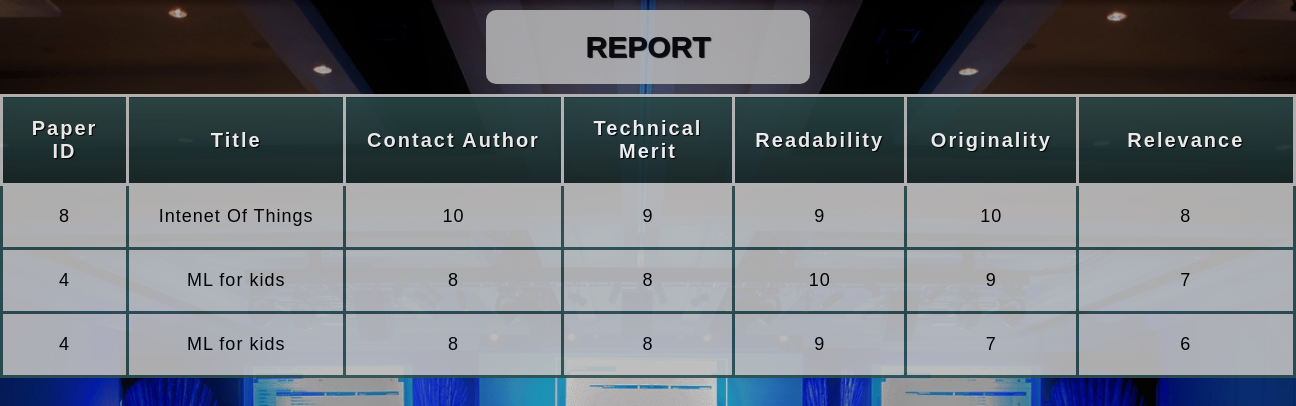
The page /query/query5.php on the database its author committed.
### tables this page shows
CREATE TABLE `score` (
  `paper_id` int(10) NOT NULL,
  `reviewer_id` int(10) NOT NULL,
  `technical_merit` int(10) NOT NULL,
  `readability` int(10) NOT NULL,
  `originality` int(10) NOT NULL,
  `relevance` int(10) NOT NULL,
  `recommendation` tinyint(1) NOT NULL
);

CREATE TABLE `paper` (
  `p_id` int(10) NOT NULL,
  `title` varchar(200) NOT NULL,
  `abstract` varchar(1000) NOT NULL,
  `efile` varchar(2000) NOT NULL,
  `contact_author` int(10) NOT NULL,
  `date_of_submission` date NOT NULL
);

### query/query5.php (the view, shortened to what this page needs)
<!DOCTYPE html>
<html>
<head>
	<link rel='stylesheet' type='text/css' href="css/query5_styles.css">
</head>
<body>
<?php
$servername = "localhost";
$username="root";
$password="";
$dbname="conference";
$conn = new mysqli($servername, $username, $password, $dbname);
$sql = "SELECT s.paper_id,p.title,p.contact_author,s.technical_merit,s.readability,s.originality,s.relevance,
	s.technical_merit+s.readability+s.originality+s.relevance AS total_score
	FROM score s,paper p
	WHERE s.paper_id=p.p_id
	ORDER BY total_score DESC LIMIT 3";
$result = $conn->query($sql);
echo "<table>
			<caption>REPORT</caption>
			<thead>
			<tr>
				<th scope='col'>Paper ID</th>
				<th scope='col'>Title</th>
				<th scope='col'>Contact Author</th>
				<th scope='col'>Technical Merit</th>
				<th scope='col'>Readability</th>
				<th scope='col'>Originality</th>
				<th scope='col'>Relevance</th>
				<th scope='col'>Total Score</th>
			</tr>
		</thead>
		<tbody>";
if($result->num_rows > 0){
	while($row = mysqli_fetch_array($result)) {
		echo "<tr>
    	 			<td>".$row["paper_id"]."</td>
    	 			<td>".$row["title"]."</td>
    	 			<td>".$row["contact_author"]."</td>
    	 			<td>".$row["technical_merit"]."</td>
    	 			<td>".$row["readability"]."</td>
    	 			<td>".$row["originality"]."</td>
    	 			<td>".$row["relevance"]."</td>
    	 			<td>".$row["total_score"]."</td>
    	 		</tr>";
	}
}
else {
    echo "0 results";
}
echo "</tbody></table>";
?>
</body>
</html>

### query/css/query5_styles.css (style rules this page uses)
body { margin: 0; padding: 0; background: url(conference.jpg) no-repeat center center fixed; background-size: cover; font-family: sans-serif; }
table { table-layout: fixed; width: 100%; border-collapse: collapse; font-size: 18px; background-color: silver; opacity: 0.9; border-radius: 10px; }
thead th:nth-child(1) { width: 10%; }
thead th:nth-child(2) { width: 20%; }
thead th:nth-child(3) { width: 20%; }
thead th:nth-child(4) { width: 15%; }
thead th:nth-child(5) { width: 15%; }
thead th:nth-child(6) { width: 15%; }
thead th:nth-child(7) { width: 15%; }
thead th:nth-child(7) { width: 20%; }
caption { width: 25%; margin-left: 37.5%; padding-top: 20px; padding-bottom: 20px; background-color: silver; font-size: 30px; font-weight: bold; text-shadow: 1px 1px 1px black; border-radius: 10px; margin-bottom: 10px; margin-top: 10px; opacity: 0.9; }
th, td { padding: 20px; }
th { letter-spacing: 2px; font-size: 20px; }
td { letter-spacing: 1px; }
tbody td, th { text-align: center; border: 3px solid darkslategray; }
thead { background-color: darkslategray; color: white; text-shadow: 1px 1px 1px black; }
thead th { background: linear-gradient(to bottom, rgba(0,0,0,0.1), rgba(0,0,0,0.5)); border: 3px solid silver; }

### rows shown on the page
score: paper "8", paper.title "Intenet Of Things", paper.contact_author "10", technical_merit "9", readability "9", originality "10", relevance "8"
score: paper "4", paper.title "ML for kids", paper.contact_author "8", technical_merit "8", readability "10", originality "9", relevance "7"
score: paper "4", paper.title "ML for kids", paper.contact_author "8", technical_merit "8", readability "9", originality "7", relevance "6"
